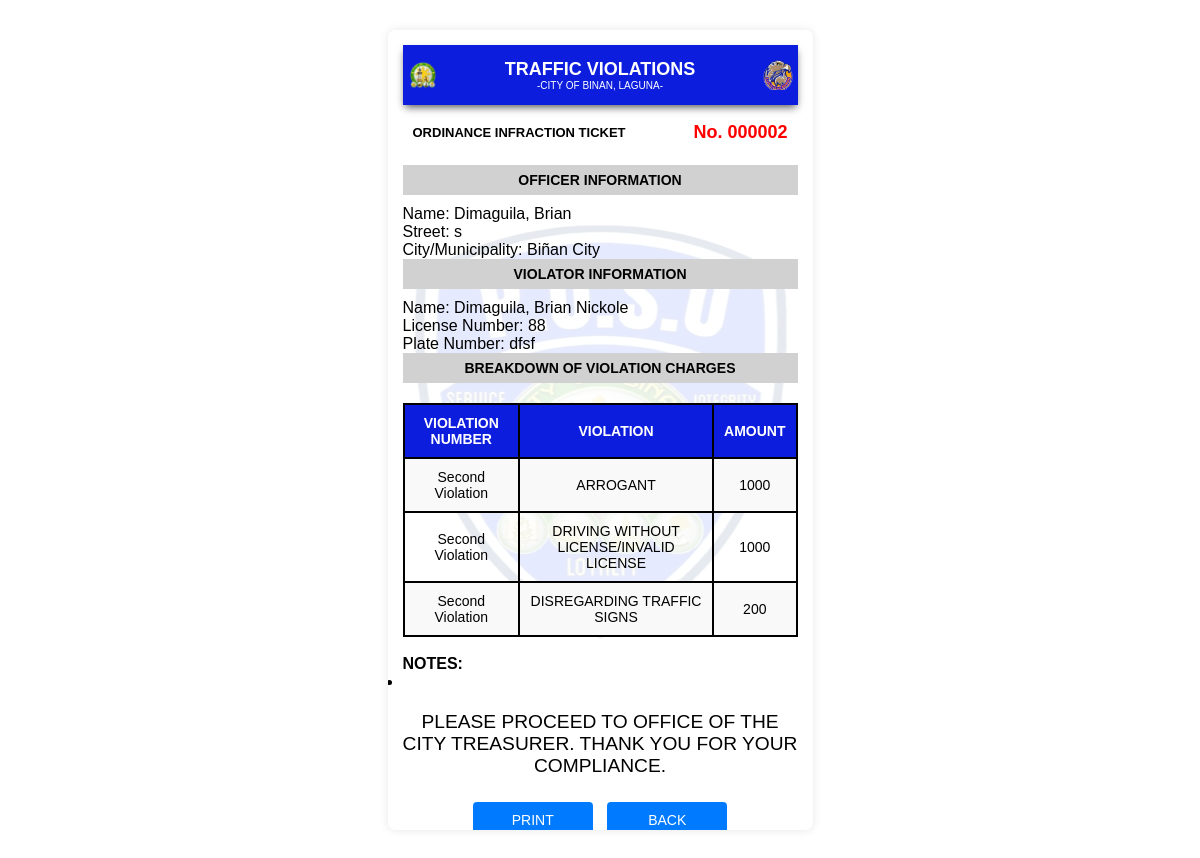
Screenshot of /admin/vb.php?ticket_number=000002 (signed in) with the database file from the repository.
### tables this page shows
CREATE TABLE `discount` (
  `ticket_number` varchar(6) NOT NULL,
  `license` varchar(50) DEFAULT NULL,
  `first_name` varchar(255) DEFAULT NULL,
  `last_name` varchar(255) DEFAULT NULL,
  `FTWH` int(10) DEFAULT NULL,
  `OMN` int(10) DEFAULT NULL,
  `ARG` int(10) DEFAULT NULL,
  `ONEWAY` int(10) DEFAULT NULL,
  `ILP` int(10) DEFAULT NULL,
  `DWL` int(10) DEFAULT NULL,
  `NORCR` int(10) DEFAULT NULL,
  `DUV` int(10) DEFAULT NULL,
  `UMV` int(10) DEFAULT NULL,
  `OBS` int(10) DEFAULT NULL,
  `DTS` int(10) DEFAULT NULL,
  `DTO` int(10) DEFAULT NULL,
  `TRB` int(10) DEFAULT NULL,
  `STV` int(10) DEFAULT NULL,
  `RCD` int(10) DEFAULT NULL,
  `DUL` int(10) DEFAULT NULL,
  `INF` int(10) DEFAULT NULL,
  `OOL` int(10) DEFAULT NULL,
  `TCT` int(10) DEFAULT NULL,
  `OVL` int(10) DEFAULT NULL,
  `LUZ` int(10) DEFAULT NULL,
  `IVA` int(10) DEFAULT NULL,
  `SMB` int(10) DEFAULT NULL,
  `NSM` int(10) DEFAULT NULL,
  `JWK` int(10) DEFAULT NULL,
  `WSS` int(10) DEFAULT NULL,
  `ILV` int(10) DEFAULT NULL,
  `IMP` int(10) DEFAULT NULL,
  `OTHERS` varchar(255) DEFAULT NULL,
  `OTHERS_P` int(10) DEFAULT NULL,
  `STATUS` varchar(50) NOT NULL DEFAULT 'Pending'
);

### admin/vb.php (the view, shortened to what this page needs)
<?php
include 'connection.php';
$ticket_number = isset($_GET['ticket_number']) ? $_GET['ticket_number'] : '';
$sql = "SELECT 'First Violation' AS violation_type, first_violation, first_total, notes FROM violation WHERE ticket_number = ?
    UNION ALL
    SELECT 'Second Violation' AS violation_type, second_violation, second_total, notes FROM 2_violation WHERE ticket_number = ?
    UNION ALL
    SELECT 'Third Violation' AS violation_type, third_violation, third_total, notes FROM 3_violation WHERE ticket_number = ?
    ORDER BY violation_type ASC";
$stmt = $conn->prepare($sql);
$stmt->bindParam(1, $ticket_number, PDO::PARAM_INT);
$stmt->bindParam(2, $ticket_number, PDO::PARAM_INT);
$stmt->bindParam(3, $ticket_number, PDO::PARAM_INT);
$stmt->execute();
$result = $stmt->fetchAll(PDO::FETCH_ASSOC);
$sql_officer = "SELECT CONCAT(lastname, ', ', firstname) AS officer_name FROM hh_login LIMIT 1";
$stmt_officer = $conn->prepare($sql_officer);
$stmt_officer->execute();
$officer_result = $stmt_officer->fetchAll(PDO::FETCH_ASSOC);
$officer = $officer_result[0];
$officer_name = $officer['officer_name'];
$sql_violator = "SELECT CONCAT(last_name, ', ', first_name) AS violator_name, license, plate_number, street, city FROM report WHERE ticket_number = ?";
$stmt_violator = $conn->prepare($sql_violator);
$stmt_violator->bindParam(1, $ticket_number, PDO::PARAM_INT);
$stmt_violator->execute();
$violator_result = $stmt_violator->fetchAll(PDO::FETCH_ASSOC);
$violator = $violator_result[0];
$violator_name = $violator['violator_name'];
$license_number = $violator['license'];
$plate_number = $violator['plate_number'];
$street = $violator['street'];
$city = $violator['city'];
?>
<!DOCTYPE html>
<html lang="en">
<head>
  <link rel="stylesheet" href="./css/style1.css?v=1.0">
</head>
<body>
  <div class="container">
    <?php if (count($result) > 0) : ?>
      <div class="ticket-container">
        <div class="header-container d-flex justify-content-between align-items-center">
          <img src="/POSO/images/left.png" alt="Left Logo" class="logo">
          <div class="col text-center">
            <p class="title">Traffic Violations</p>
            <p class="city">-City of Binan, Laguna-</p>
          </div>
          <img src="/POSO/images/arman.png" alt="Right Logo" class="logo">
        </div>
        <div class="ticket-info">
          <p class="ticket-label">Ordinance Infraction Ticket</p>
          <p class="ticket-number">No. <?php echo htmlspecialchars($ticket_number); ?></p>
        </div>
<div class="gray">
  <h3>Officer Information</h3>
</div>
<p>Name: <?php echo htmlspecialchars($officer_name); ?></p>
<p>Street: <?php echo htmlspecialchars($street); ?></p>
<p>City/Municipality: <?php echo htmlspecialchars($city); ?></p>
        <div class="gray">
          <h3>Violator Information</h3>
        </div>
        <p>Name: <?php echo htmlspecialchars($violator_name); ?></p>
        <p>License Number: <?php echo htmlspecialchars($license_number); ?></p>
        <p>Plate Number: <?php echo htmlspecialchars($plate_number); ?></p>
        <div class="gray">
          <h3>BREAKDOWN OF VIOLATION CHARGES</h3>
        </div>
        <table>
          <thead>
            <tr>
              <th>VIOLATION NUMBER</th>
              <th>VIOLATION</th>
              <th>AMOUNT</th>
            </tr>
          </thead>
          <tbody>
    <?php
    $violation_columns = [
      'FTWH' => 'FAILURE TO WEAR HELMET',
      'OMN' => 'OPEN MUFFLER/NUISANCE',
      'ARG' => 'ARROGANT',
      'ONEWAY' => 'ONEWAY',
      'ILP' => 'ILLEGAL PARKING',
      'DWL' => 'DRIVING WITHOUT LICENSE/INVALID LICENSE',
      'NORCR' => 'NO OR/CR WHILE DRIVING',
      'DUV' => 'DRIVING UNREGISTERED VEHICLE',
      'UMV' => 'UNREGISTERED MOTOR VEHICLE',
      'OBS' => 'OBSTRUCTION',
      'DTS' => 'DISREGARDING TRAFFIC SIGNS',
      'DTO' => 'DISREGARDING TRAFFIC OFFICER',
      'TRB' => 'TRUCK BAN',
      'STV' => 'STALLED VEHICLE',
      'RCD' => 'RECKLESS DRIVING',
      'DUL' => 'DRIVING UNDER THE INFLUENCE OF LIQUOR',
      'INF' => 'INVALID OR NO FRANCHISE/COLORUM',
      'OOL' => 'OPERATING OUT OF LINE',
      'TCT' => 'TRIP - CUTTING',
      'OVL' => 'OVERLOADING',
      'LUZ' => 'LOADING/UNLOADING IN PROHIBITED ZONE',
      'IVA' => 'INVOLVE IN ACCIDENT',
      'SMB' => 'SMOKE BELCHING',
      'NSM' => 'NO SIDE MIRROR',
      'JWK' => 'JAY WALKING',
      'WSS' => 'WEARING SLIPPERS/SHORTS/SANDO',
      'ILV' => 'ILLEGAL VENDING',
      'IMP' => 'IMPOUNDED'
    ];
    foreach ($result as $violation) {
      $violation_details = htmlspecialchars($violation['first_violation'] ?? $violation['second_violation'] ?? $violation['third_violation']);
      $violation_amount = htmlspecialchars($violation['first_total'] ?? $violation['second_total'] ?? $violation['third_total']);
      $formatted_violation_details = str_replace(", ", "<br>", $violation_details);
      if ($violation_amount >= 1) {
        $sql_discount = "SELECT * FROM discount WHERE ticket_number = ? AND license = ?";
        $stmt_discount = $conn->prepare($sql_discount);
        $stmt_discount->bindParam(1, $ticket_number, PDO::PARAM_INT);
        $stmt_discount->bindParam(2, $license_number, PDO::PARAM_STR);
        $stmt_discount->execute();
        $discount_result = $stmt_discount->fetchAll(PDO::FETCH_ASSOC);
        $discount = $discount_result[0];
        if ($discount) {
          foreach ($violation_columns as $col => $violation_name) {
            if ($discount[$col] !== null) {
              echo "<tr>
                            <td>" . htmlspecialchars($violation['violation_type']) . "</td>
                            <td>" . htmlspecialchars($violation_name) . "</td>
                            <td>" . htmlspecialchars($discount[$col]) . "</td>
                        </tr>";
            }
          }
        } else {
          echo "<tr>
                      <td>" . htmlspecialchars($violation['violation_type']) . "</td>
                      <td>" . $formatted_violation_details . "</td>
                      <td>" . $violation_amount . "</td>
                  </tr>";
        }
      }
    }
    ?>
</tbody>
        </table>
<br>
<h4>NOTES:</h4>
<ul>
<?php
foreach ($result as $violation) {
echo "<li>" . htmlspecialchars($violation['notes']) . "</li>";
}
?>
</ul>
<p class="compliance-message">PLEASE PROCEED TO OFFICE OF THE CITY TREASURER. THANK YOU FOR YOUR COMPLIANCE.</p>
       <div class="button-container">
    <button id="printButton" onclick="printReceipt()">Print</button>
    <button id="previousButton" class="btn btn-secondary" onclick="goToPreviousPage()">Back</button>
</div>
      </div>
    <?php else : ?>
      <p>No violation records found for this individual.</p>
    <?php endif; ?>
</div>
</body>
</html>

### admin/css/style1.css (style rules this page uses)
* { margin: 0; padding: 0; box-sizing: border-box; }
body { font-family: Arial, sans-serif; background-color: #ffffff; padding: 10px; }
.container { display: flex; justify-content: center; align-items: center; min-height: 90vh; }
.ticket-container { width: 100%; max-width: 425px; padding: 15px; margin: 20px auto; border-radius: 8px; box-shadow: 0px 0px 10px rgba(0, 0, 0, 0.1); overflow-y: auto; height: auto; max-height: 800px; background-image: linear-gradient(rgba(255, 255, 255, 0.9), rgba(255, 255, 255, 0.9)), url('/POSO/images/poso.png'); background-position: center; background-repeat: no-repeat; }
.header-container { position: sticky; top: 0; left: 0; width: 100%; z-index: 10; display: flex; align-items: center; justify-content: space-between; background-color: #0c1ddd; height: 60px; box-shadow: 0 4px 8px -2px rgb(80, 79, 79); margin-bottom: 10px; }
.logo { padding: 5px; width: 40px; height: auto; }
.title { font-size: 18px; font-weight: bold; color: white; text-transform: uppercase; margin: 0; }
.city { font-size: 10px; color: white; text-align: center; text-transform: uppercase; }
.gray, .gray1 { color: #000; text-transform: uppercase; font-weight: bold; font-size: 12px; text-align: center; background-color: #d2d1d1; display: flex; justify-content: center; align-items: center; margin-bottom: 10px; }
.gray { height: 30px; }
.ticket-info { display: flex; justify-content: space-between; align-items: center; margin-bottom: 15px; }
.ticket-label { font-size: 13px; color: #000; font-weight: bold; text-transform: uppercase; padding: 10px; }
.ticket-number { font-size: 18px; color: red; font-weight: bold; padding: 5px 10px; }
table { width: 100%; border-collapse: collapse; margin-top: 15px; font-size: 14px; }
table th, table td { padding: 10px; text-align: center; border: 2px solid #000; }
table thead th { background-color: #0c1ddd; color: #fff; font-weight: bold; text-transform: uppercase; }
table tbody tr:nth-child(odd) { background-color: #f9f9f9; }
button { display: block; width: 100%; padding: 12px; background-color: #007BFF; color: white; border: none; border-radius: 4px; font-size: 16px; cursor: pointer; text-transform: uppercase; }

### admin/vb.php (style rules this page uses)
.compliance-message { text-align: center; font-weight: regular; margin-top: 20px; font-size: 1.2em; }
.button-container { text-align: center; margin-top: 20px; }
button { width: 120px; height: 35px; padding: 0; font-size: 14px; margin: 5px; display: inline-block; }
table { width: 100%; border-collapse: collapse; margin-top: 20px; }
th, td { border: 1px solid #ccc; padding: 10px; text-align: left; }
th { background-color: #f0f0f0; }

### rows the page displays
discount: ARG "1000", DWL "1000", DTS "200"

### other values shown
$ticket_number "000002"
$officer_name "Dimaguila, Brian"
$street "s"
$city "Biñan City"
$violator_name "Dimaguila, Brian Nickole"
$license_number "88"
$plate_number "dfsf"
$violation['violation_type'] "Second Violation"
$violation_name "ARROGANT"
$violation_name "DRIVING WITHOUT LICENSE/INVALID LICENSE"
$violation_name "DISREGARDING TRAFFIC SIGNS"
